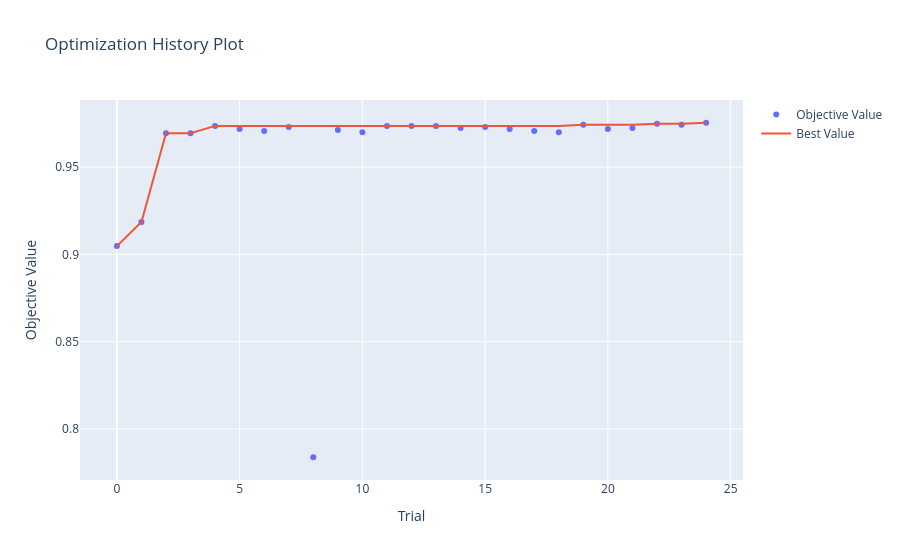

Here is the notebook cell this chart was saved with:
### Code cell
plot_optimization_history(study)

### Figure 1 — Plotly figure (JSON) as saved in the notebook; plotly's stock layout.template omitted (floating-point values rounded to 4 significant figures)
{"data": [{"mode": "markers", "name": "Objective Value", "type": "scatter", "x": [0, 1, 2, 3, 4, 5, 6, 7, 8, 9, 10, 11, 12, 13, 14, 15, 16, 17, 18, 19, 20, 21, 22, 23, 24], "y": [0.9047, 0.9185, 0.9695, 0.9694, 0.9736, 0.9718, 0.9706, 0.973, 0.7837, 0.9712, 0.97, 0.9736, 0.9736, 0.9736, 0.9724, 0.973, 0.9718, 0.9706, 0.97, 0.9742, 0.9718, 0.9724, 0.9748, 0.9742, 0.9754]}, {"mode": "lines", "name": "Best Value", "type": "scatter", "x": [0, 1, 2, 3, 4, 5, 6, 7, 8, 9, 10, 11, 12, 13, 14, 15, 16, 17, 18, 19, 20, 21, 22, 23, 24], "y": [0.9047, 0.9185, 0.9695, 0.9695, 0.9736, 0.9736, 0.9736, 0.9736, 0.9736, 0.9736, 0.9736, 0.9736, 0.9736, 0.9736, 0.9736, 0.9736, 0.9736, 0.9736, 0.9736, 0.9742, 0.9742, 0.9742, 0.9748, 0.9748, 0.9754]}, {"marker": {"color": "#cccccc"}, "mode": "markers", "name": "Infeasible Trial", "showlegend": false, "type": "scatter", "x": [], "y": []}], "layout": {"title": {"text": "Optimization History Plot"}, "xaxis": {"title": {"text": "Trial"}}, "yaxis": {"title": {"text": "Objective Value"}}}}
